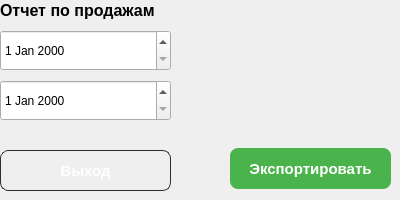
<?xml version="1.0" encoding="UTF-8"?>
<ui version="4.0">
 <class>reportpage</class>
 <widget class="QWidget" name="reportpage">
  <property name="geometry">
   <rect>
    <x>0</x>
    <y>0</y>
    <width>400</width>
    <height>200</height>
   </rect>
  </property>
  <property name="windowTitle">
   <string>reportpage</string>
  </property>
  <widget class="QPushButton" name="generateReportButton">
   <property name="geometry">
    <rect>
     <x>230</x>
     <y>148</y>
     <width>161</width>
     <height>41</height>
    </rect>
   </property>
   <property name="sizePolicy">
    <sizepolicy hsizetype="Minimum" vsizetype="Expanding">
     <horstretch>0</horstretch>
     <verstretch>0</verstretch>
    </sizepolicy>
   </property>
   <property name="minimumSize">
    <size>
     <width>0</width>
     <height>40</height>
    </size>
   </property>
   <property name="font">
    <font>
     <pointsize>11</pointsize>
     <bold>true</bold>
     <stylestrategy>PreferAntialias</stylestrategy>
    </font>
   </property>
   <property name="cursor">
    <cursorShape>UpArrowCursor</cursorShape>
   </property>
   <property name="styleSheet">
    <string notr="true">    QPushButton {
        background-color: #4BB34B;
        color: white;
        border-radius: 8px;
        padding: 10px 20px;
    }
    QPushButton:hover {
        background-color: #5fd35f;
    }
    QPushButton:pressed {
        background-color: #3fa53f;
    }</string>
   </property>
   <property name="text">
    <string>Экспортировать</string>
   </property>
  </widget>
  <widget class="QPushButton" name="backButton">
   <property name="geometry">
    <rect>
     <x>0</x>
     <y>150</y>
     <width>171</width>
     <height>41</height>
    </rect>
   </property>
   <property name="font">
    <font>
     <pointsize>11</pointsize>
     <bold>true</bold>
    </font>
   </property>
   <property name="styleSheet">
    <string notr="true">    QPushButton {
        background-color: transparent;
        color: white;
        border: 1px solid #2e2e2e;
        border-radius: 8px;
        padding: 10px 20px;
    }
    QPushButton:hover {
        border-color: #4e4e4e;
    }
    QPushButton:pressed {
        background-color: #1e1e1e;
}</string>
   </property>
   <property name="text">
    <string>Выход</string>
   </property>
  </widget>
  <widget class="QLabel" name="label">
   <property name="geometry">
    <rect>
     <x>0</x>
     <y>-10</y>
     <width>181</width>
     <height>41</height>
    </rect>
   </property>
   <property name="font">
    <font>
     <pointsize>12</pointsize>
     <bold>true</bold>
    </font>
   </property>
   <property name="text">
    <string>Отчет по продажам</string>
   </property>
  </widget>
  <widget class="QDateEdit" name="startDateEdit">
   <property name="geometry">
    <rect>
     <x>0</x>
     <y>30</y>
     <width>171</width>
     <height>41</height>
    </rect>
   </property>
  </widget>
  <widget class="QDateEdit" name="endDateEdit">
   <property name="geometry">
    <rect>
     <x>0</x>
     <y>80</y>
     <width>171</width>
     <height>41</height>
    </rect>
   </property>
  </widget>
 </widget>
 <resources/>
 <connections/>
</ui>
